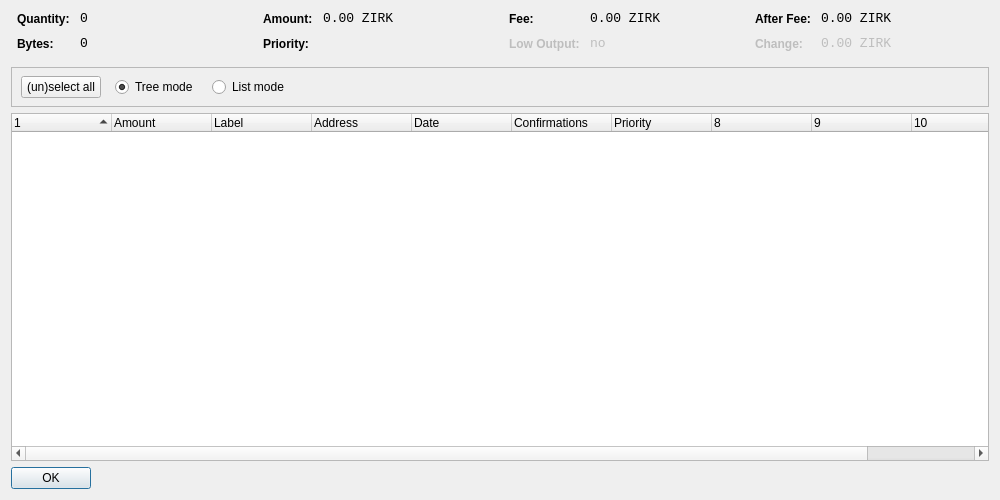
<?xml version="1.0" encoding="UTF-8"?>
<ui version="4.0">
 <class>CoinControlDialog</class>
 <widget class="QDialog" name="CoinControlDialog">
  <property name="geometry">
   <rect>
    <x>0</x>
    <y>0</y>
    <width>1000</width>
    <height>500</height>
   </rect>
  </property>
  <property name="windowTitle">
   <string>Coin Control</string>
  </property>
  <layout class="QVBoxLayout" name="verticalLayout">
   <item>
    <layout class="QHBoxLayout" name="horizontalLayoutTop" stretch="0,0,0,0">
     <property name="topMargin">
      <number>0</number>
     </property>
     <property name="bottomMargin">
      <number>10</number>
     </property>
     <item>
      <layout class="QFormLayout" name="formLayoutCoinControl1">
       <property name="horizontalSpacing">
        <number>10</number>
       </property>
       <property name="verticalSpacing">
        <number>10</number>
       </property>
       <property name="leftMargin">
        <number>6</number>
       </property>
       <property name="rightMargin">
        <number>6</number>
       </property>
       <item row="0" column="0">
        <widget class="QLabel" name="labelCoinControlQuantityText">
         <property name="styleSheet">
          <string notr="true">font-weight:bold;</string>
         </property>
         <property name="text">
          <string>Quantity:</string>
         </property>
        </widget>
       </item>
       <item row="0" column="1">
        <widget class="QLabel" name="labelCoinControlQuantity">
         <property name="font">
          <font>
           <family>Monospace</family>
           <pointsize>10</pointsize>
          </font>
         </property>
         <property name="cursor">
          <cursorShape>IBeamCursor</cursorShape>
         </property>
         <property name="contextMenuPolicy">
          <enum>Qt::ActionsContextMenu</enum>
         </property>
         <property name="text">
          <string notr="true">0</string>
         </property>
         <property name="textInteractionFlags">
          <set>Qt::LinksAccessibleByMouse|Qt::TextSelectableByKeyboard|Qt::TextSelectableByMouse</set>
         </property>
        </widget>
       </item>
       <item row="1" column="0">
        <widget class="QLabel" name="labelCoinControlBytesText">
         <property name="styleSheet">
          <string notr="true">font-weight:bold;</string>
         </property>
         <property name="text">
          <string>Bytes:</string>
         </property>
        </widget>
       </item>
       <item row="1" column="1">
        <widget class="QLabel" name="labelCoinControlBytes">
         <property name="font">
          <font>
           <family>Monospace</family>
           <pointsize>10</pointsize>
          </font>
         </property>
         <property name="cursor">
          <cursorShape>IBeamCursor</cursorShape>
         </property>
         <property name="contextMenuPolicy">
          <enum>Qt::ActionsContextMenu</enum>
         </property>
         <property name="text">
          <string notr="true">0</string>
         </property>
         <property name="textInteractionFlags">
          <set>Qt::LinksAccessibleByMouse|Qt::TextSelectableByKeyboard|Qt::TextSelectableByMouse</set>
         </property>
        </widget>
       </item>
      </layout>
     </item>
     <item>
      <layout class="QFormLayout" name="formLayoutCoinControl2">
       <property name="horizontalSpacing">
        <number>10</number>
       </property>
       <property name="verticalSpacing">
        <number>10</number>
       </property>
       <property name="leftMargin">
        <number>6</number>
       </property>
       <property name="rightMargin">
        <number>6</number>
       </property>
       <item row="0" column="0">
        <widget class="QLabel" name="labelCoinControlAmountText">
         <property name="styleSheet">
          <string notr="true">font-weight:bold;</string>
         </property>
         <property name="text">
          <string>Amount:</string>
         </property>
        </widget>
       </item>
       <item row="0" column="1">
        <widget class="QLabel" name="labelCoinControlAmount">
         <property name="font">
          <font>
           <family>Monospace</family>
           <pointsize>10</pointsize>
          </font>
         </property>
         <property name="cursor">
          <cursorShape>IBeamCursor</cursorShape>
         </property>
         <property name="contextMenuPolicy">
          <enum>Qt::ActionsContextMenu</enum>
         </property>
         <property name="text">
          <string notr="true">0.00 ZIRK</string>
         </property>
         <property name="textInteractionFlags">
          <set>Qt::LinksAccessibleByMouse|Qt::TextSelectableByKeyboard|Qt::TextSelectableByMouse</set>
         </property>
        </widget>
       </item>
       <item row="1" column="0">
        <widget class="QLabel" name="labelCoinControlPriorityText">
         <property name="styleSheet">
          <string notr="true">font-weight:bold;</string>
         </property>
         <property name="text">
          <string>Priority:</string>
         </property>
        </widget>
       </item>
       <item row="1" column="1">
        <widget class="QLabel" name="labelCoinControlPriority">
         <property name="font">
          <font>
           <family>Monospace</family>
           <pointsize>10</pointsize>
          </font>
         </property>
         <property name="cursor">
          <cursorShape>IBeamCursor</cursorShape>
         </property>
         <property name="contextMenuPolicy">
          <enum>Qt::ActionsContextMenu</enum>
         </property>
         <property name="text">
          <string/>
         </property>
         <property name="textInteractionFlags">
          <set>Qt::LinksAccessibleByMouse|Qt::TextSelectableByKeyboard|Qt::TextSelectableByMouse</set>
         </property>
        </widget>
       </item>
      </layout>
     </item>
     <item>
      <layout class="QFormLayout" name="formLayoutCoinControl3">
       <property name="horizontalSpacing">
        <number>10</number>
       </property>
       <property name="verticalSpacing">
        <number>10</number>
       </property>
       <property name="leftMargin">
        <number>6</number>
       </property>
       <property name="rightMargin">
        <number>6</number>
       </property>
       <item row="0" column="0">
        <widget class="QLabel" name="labelCoinControlFeeText">
         <property name="styleSheet">
          <string notr="true">font-weight:bold;</string>
         </property>
         <property name="text">
          <string>Fee:</string>
         </property>
        </widget>
       </item>
       <item row="0" column="1">
        <widget class="QLabel" name="labelCoinControlFee">
         <property name="font">
          <font>
           <family>Monospace</family>
           <pointsize>10</pointsize>
          </font>
         </property>
         <property name="cursor">
          <cursorShape>IBeamCursor</cursorShape>
         </property>
         <property name="contextMenuPolicy">
          <enum>Qt::ActionsContextMenu</enum>
         </property>
         <property name="text">
          <string notr="true">0.00 ZIRK</string>
         </property>
         <property name="textInteractionFlags">
          <set>Qt::LinksAccessibleByMouse|Qt::TextSelectableByKeyboard|Qt::TextSelectableByMouse</set>
         </property>
        </widget>
       </item>
       <item row="1" column="0">
        <widget class="QLabel" name="labelCoinControlLowOutputText">
         <property name="enabled">
          <bool>false</bool>
         </property>
         <property name="styleSheet">
          <string notr="true">font-weight:bold;</string>
         </property>
         <property name="text">
          <string>Low Output:</string>
         </property>
        </widget>
       </item>
       <item row="1" column="1">
        <widget class="QLabel" name="labelCoinControlLowOutput">
         <property name="enabled">
          <bool>false</bool>
         </property>
         <property name="font">
          <font>
           <family>Monospace</family>
           <pointsize>10</pointsize>
          </font>
         </property>
         <property name="cursor">
          <cursorShape>IBeamCursor</cursorShape>
         </property>
         <property name="contextMenuPolicy">
          <enum>Qt::ActionsContextMenu</enum>
         </property>
         <property name="text">
          <string notr="true">no</string>
         </property>
         <property name="textInteractionFlags">
          <set>Qt::LinksAccessibleByMouse|Qt::TextSelectableByKeyboard|Qt::TextSelectableByMouse</set>
         </property>
        </widget>
       </item>
      </layout>
     </item>
     <item>
      <layout class="QFormLayout" name="formLayoutCoinControl4">
       <property name="horizontalSpacing">
        <number>10</number>
       </property>
       <property name="verticalSpacing">
        <number>10</number>
       </property>
       <property name="leftMargin">
        <number>6</number>
       </property>
       <property name="rightMargin">
        <number>6</number>
       </property>
       <item row="0" column="0">
        <widget class="QLabel" name="labelCoinControlAfterFeeText">
         <property name="styleSheet">
          <string notr="true">font-weight:bold;</string>
         </property>
         <property name="text">
          <string>After Fee:</string>
         </property>
        </widget>
       </item>
       <item row="0" column="1">
        <widget class="QLabel" name="labelCoinControlAfterFee">
         <property name="font">
          <font>
           <family>Monospace</family>
           <pointsize>10</pointsize>
          </font>
         </property>
         <property name="cursor">
          <cursorShape>IBeamCursor</cursorShape>
         </property>
         <property name="contextMenuPolicy">
          <enum>Qt::ActionsContextMenu</enum>
         </property>
         <property name="text">
          <string notr="true">0.00 ZIRK</string>
         </property>
         <property name="textInteractionFlags">
          <set>Qt::LinksAccessibleByMouse|Qt::TextSelectableByKeyboard|Qt::TextSelectableByMouse</set>
         </property>
        </widget>
       </item>
       <item row="1" column="0">
        <widget class="QLabel" name="labelCoinControlChangeText">
         <property name="enabled">
          <bool>false</bool>
         </property>
         <property name="styleSheet">
          <string notr="true">font-weight:bold;</string>
         </property>
         <property name="text">
          <string>Change:</string>
         </property>
        </widget>
       </item>
       <item row="1" column="1">
        <widget class="QLabel" name="labelCoinControlChange">
         <property name="enabled">
          <bool>false</bool>
         </property>
         <property name="font">
          <font>
           <family>Monospace</family>
           <pointsize>10</pointsize>
          </font>
         </property>
         <property name="cursor">
          <cursorShape>IBeamCursor</cursorShape>
         </property>
         <property name="contextMenuPolicy">
          <enum>Qt::ActionsContextMenu</enum>
         </property>
         <property name="text">
          <string notr="true">0.00 ZIRK</string>
         </property>
         <property name="textInteractionFlags">
          <set>Qt::LinksAccessibleByMouse|Qt::TextSelectableByKeyboard|Qt::TextSelectableByMouse</set>
         </property>
        </widget>
       </item>
      </layout>
     </item>
    </layout>
   </item>
   <item>
    <widget class="QFrame" name="frame">
     <property name="minimumSize">
      <size>
       <width>0</width>
       <height>40</height>
      </size>
     </property>
     <property name="frameShape">
      <enum>QFrame::StyledPanel</enum>
     </property>
     <property name="frameShadow">
      <enum>QFrame::Sunken</enum>
     </property>
     <widget class="QWidget" name="horizontalLayoutWidget">
      <property name="geometry">
       <rect>
        <x>10</x>
        <y>0</y>
        <width>781</width>
        <height>41</height>
       </rect>
      </property>
      <layout class="QHBoxLayout" name="horizontalLayoutPanel" stretch="0,0,0,0,0">
       <property name="spacing">
        <number>14</number>
       </property>
       <item>
        <widget class="QPushButton" name="pushButtonSelectAll">
         <property name="sizePolicy">
          <sizepolicy hsizetype="Maximum" vsizetype="Fixed">
           <horstretch>0</horstretch>
           <verstretch>0</verstretch>
          </sizepolicy>
         </property>
         <property name="text">
          <string>(un)select all</string>
         </property>
        </widget>
       </item>
       <item>
        <widget class="QRadioButton" name="radioTreeMode">
         <property name="sizePolicy">
          <sizepolicy hsizetype="Maximum" vsizetype="Fixed">
           <horstretch>0</horstretch>
           <verstretch>0</verstretch>
          </sizepolicy>
         </property>
         <property name="text">
          <string>Tree mode</string>
         </property>
         <property name="checked">
          <bool>true</bool>
         </property>
        </widget>
       </item>
       <item>
        <widget class="QRadioButton" name="radioListMode">
         <property name="sizePolicy">
          <sizepolicy hsizetype="Maximum" vsizetype="Fixed">
           <horstretch>0</horstretch>
           <verstretch>0</verstretch>
          </sizepolicy>
         </property>
         <property name="text">
          <string>List mode</string>
         </property>
        </widget>
       </item>
       <item>
        <spacer name="horizontalSpacer">
         <property name="orientation">
          <enum>Qt::Horizontal</enum>
         </property>
         <property name="sizeHint" stdset="0">
          <size>
           <width>40</width>
           <height>20</height>
          </size>
         </property>
        </spacer>
       </item>
      </layout>
     </widget>
    </widget>
   </item>
   <item>
    <widget class="CoinControlTreeWidget" name="treeWidget">
     <property name="contextMenuPolicy">
      <enum>Qt::CustomContextMenu</enum>
     </property>
     <property name="sortingEnabled">
      <bool>false</bool>
     </property>
     <property name="columnCount">
      <number>11</number>
     </property>
     <attribute name="headerShowSortIndicator" stdset="0">
      <bool>true</bool>
     </attribute>
     <attribute name="headerStretchLastSection">
      <bool>false</bool>
     </attribute>
     <column>
      <property name="text">
       <string/>
      </property>
     </column>
     <column>
      <property name="text">
       <string>Amount</string>
      </property>
     </column>
     <column>
      <property name="text">
       <string>Label</string>
      </property>
     </column>
     <column>
      <property name="text">
       <string>Address</string>
      </property>
     </column>
     <column>
      <property name="text">
       <string>Date</string>
      </property>
     </column>
     <column>
      <property name="text">
       <string>Confirmations</string>
      </property>
      <property name="toolTip">
       <string>Confirmed</string>
      </property>
     </column>
     <column>
      <property name="text">
       <string>Priority</string>
      </property>
     </column>
     <column>
      <property name="text">
       <string/>
      </property>
     </column>
     <column>
      <property name="text">
       <string/>
      </property>
     </column>
     <column>
      <property name="text">
       <string/>
      </property>
     </column>
     <column>
      <property name="text">
       <string/>
      </property>
     </column>
    </widget>
   </item>
   <item>
    <widget class="QDialogButtonBox" name="buttonBox">
     <property name="sizePolicy">
      <sizepolicy hsizetype="Maximum" vsizetype="Fixed">
       <horstretch>0</horstretch>
       <verstretch>0</verstretch>
      </sizepolicy>
     </property>
     <property name="orientation">
      <enum>Qt::Horizontal</enum>
     </property>
     <property name="standardButtons">
      <set>QDialogButtonBox::Ok</set>
     </property>
    </widget>
   </item>
  </layout>
 </widget>
 <customwidgets>
  <customwidget>
   <class>CoinControlTreeWidget</class>
   <extends>QTreeWidget</extends>
   <header>coincontroltreewidget.h</header>
  </customwidget>
 </customwidgets>
 <resources/>
 <connections/>
</ui>
